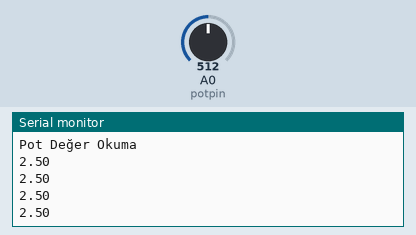
The sketch below on a simulated Arduino Uno, built with avr-gcc and run on an emulated ATmega328P. Parts: the last lines printed to the serial monitor. The inputs (shaded band) are chosen by the test bench; at power-on: A0 (potpin) = 512.

Above: at 1.2 s.
1.3 s: A0 (potpin) set to 900
At 2.4 s:
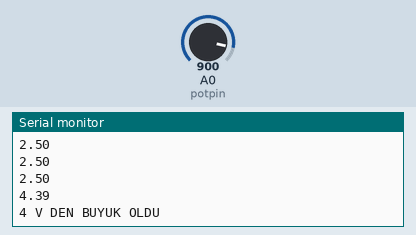
At 3.1 s:
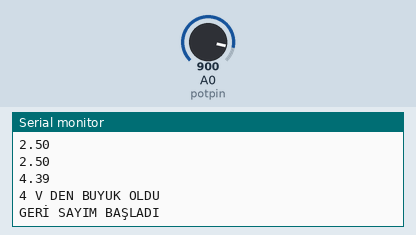
Timing chart, 0 to 4.6 s (numbered marks = the images above; inputs shaded):
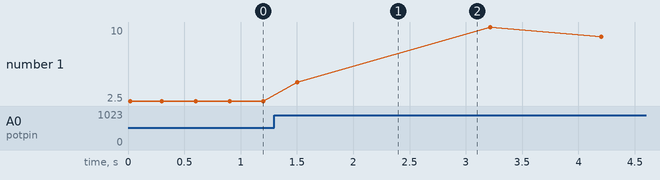

The sketch:

Analog_Okuma-Seri_Haberle_meTransist_r.ino
```cpp
#define potpin A0

//power ve GND olmayacak
int deger = 0;
void setup() {
  Serial.begin(9600);
  // bu hız haberleşme başlatma arduinodan bilgisayara haberleşme

  Serial.println("Pot Değer Okuma"); //haberleşme başladıktan sonra mesaj
  //Serial monitör açacağız
}

void loop() {

   deger = analogRead(potpin);

   float gerilim = (5.00/1024.00) * deger; //float ondalıklı sayı
                                           //gerilim değeri V den


   Serial.println(gerilim);

   delay(300);

    if (gerilim > 3.99) {

    Serial.println("4 V DEN BUYUK OLDU");
    delay(700);
    Serial.println("GERİ SAYIM BAŞLADI");
    delay(700);
    Serial.println("ÇEK ELİNİ");

    for (int i = 10; i > 0 ; i--){
            Serial.println(i);
            delay(1000);
      }
          Serial.println("  :) ŞAKAA HAHAAHAHAA  :=)  ");
          delay(700);
          Serial.println("4 V DEN KUCUK YAP");

          delay(5000);

   }

}
```

Measured:
- after the input at 1.3 s, the serial monitor: prints a new line after 0.20 s (image 1)
- plotted number 1: 2.5 → 4 after the input at 1.3 s
